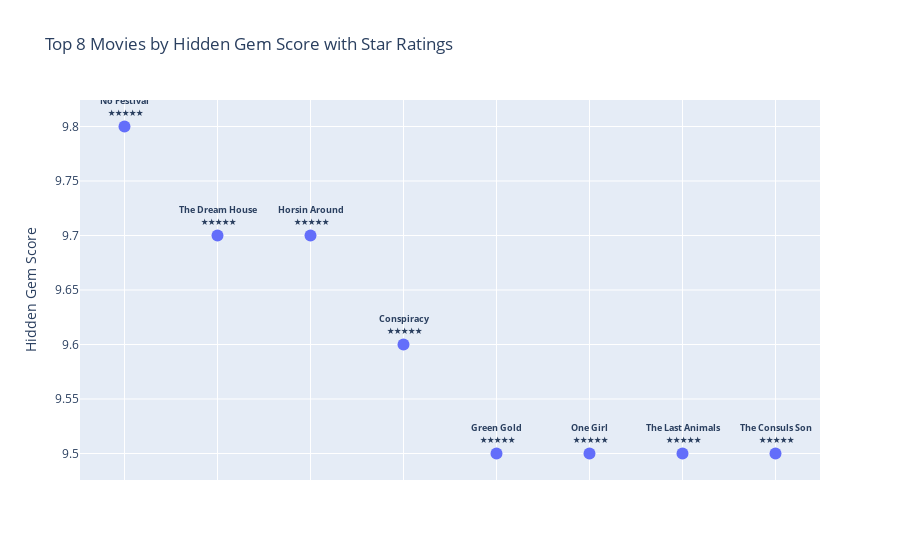

Source (notebook cell):
### Code cell
# Sort the DataFrame by 'Hidden Gem Score' in descending order and take the top 8 rows
top_8 = df_movie.sort_values(by='Hidden Gem Score', ascending=False).head(8)

# Function to assign stars based on the rating range
def assign_stars(score):
    if score >= 9.5:
        return ' ★★★★★'
    elif score >= 9.0:
        return ' ★★★★☆'
    elif score >= 8.5:
        return ' ★★★☆☆'
    elif score >= 8.0:
        return ' ★★☆☆☆'
    else:
        return ' ☆☆☆☆☆'

# Create a list of star symbols based on the 'Hidden Gem Score'
star_symbols = [assign_stars(score) for score in top_8['Hidden Gem Score']]

# Build a text-based representation of movie/show titles and star symbols as tooltips
labels = [f"<b>{title}</b><br>{stars}" for title, stars in zip(top_8['Title'], star_symbols)]

# Create the Scatter plot using plotly.graph_objects
fig = go.Figure(data=go.Scatter(x=top_8['Title'], y=top_8['Hidden Gem Score'],
                               mode='markers+text', marker_size=12,
                               text=labels, textposition="top center"))

# Set the font size of the text above the bubbles
fig.update_traces(textfont_size=9)

# Set the axis labels and title
fig.update_layout(title='Top 8 Movies by Hidden Gem Score with Star Ratings',
                  yaxis_title='Hidden Gem Score')

# Remove the x-axis labels
fig.update_xaxes(showticklabels=False)

fig.show()

### Figure 1 — Plotly figure (JSON) as saved in the notebook; plotly's stock layout.template omitted (floating-point values rounded to 4 significant figures)
{"data": [{"marker": {"size": 12}, "mode": "markers+text", "text": ["<b>No Festival</b><br> ★★★★★", "<b>The Dream House</b><br> ★★★★★", "<b>Horsin Around</b><br> ★★★★★", "<b>Conspiracy</b><br> ★★★★★", "<b>Green Gold</b><br> ★★★★★", "<b>One Girl</b><br> ★★★★★", "<b>The Last Animals</b><br> ★★★★★", "<b>The Consuls Son</b><br> ★★★★★"], "textfont": {"size": 9}, "textposition": "top center", "type": "scatter", "x": ["No Festival", "The Dream House", "Horsin Around", "Conspiracy", "Green Gold", "One Girl", "The Last Animals", "The Consuls Son"], "y": [9.8, 9.7, 9.7, 9.6, 9.5, 9.5, 9.5, 9.5]}], "layout": {"title": {"text": "Top 8 Movies by Hidden Gem Score with Star Ratings"}, "xaxis": {"showticklabels": false}, "yaxis": {"title": {"text": "Hidden Gem Score"}}}}
